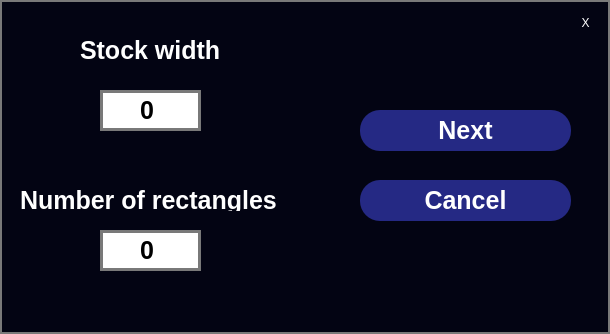
<?xml version="1.0" encoding="UTF-8"?>
<ui version="4.0">
 <class>Dialog</class>
 <widget class="QDialog" name="Dialog">
  <property name="geometry">
   <rect>
    <x>0</x>
    <y>0</y>
    <width>610</width>
    <height>334</height>
   </rect>
  </property>
  <property name="windowTitle">
   <string>Dialog</string>
  </property>
  <property name="styleSheet">
   <string notr="true">QDialog {
background-color: rgb(3, 4, 19);
border: 2px solid rgb(121, 121, 121);
}</string>
  </property>
  <widget class="QPushButton" name="RunBtn">
   <property name="geometry">
    <rect>
     <x>360</x>
     <y>110</y>
     <width>211</width>
     <height>41</height>
    </rect>
   </property>
   <property name="styleSheet">
    <string notr="true">border-radius: 20px;
background-color:  #252984;
color: white;
font: bold 25px;</string>
   </property>
   <property name="text">
    <string>Next</string>
   </property>
  </widget>
  <widget class="QPushButton" name="RunBtn_2">
   <property name="geometry">
    <rect>
     <x>360</x>
     <y>180</y>
     <width>211</width>
     <height>41</height>
    </rect>
   </property>
   <property name="styleSheet">
    <string notr="true">border-radius: 20px;
background-color:  #252984;
color: white;
font: bold 25px;</string>
   </property>
   <property name="text">
    <string>Cancel</string>
   </property>
  </widget>
  <widget class="QLabel" name="VariablesLabel">
   <property name="geometry">
    <rect>
     <x>80</x>
     <y>40</y>
     <width>161</width>
     <height>21</height>
    </rect>
   </property>
   <property name="styleSheet">
    <string notr="true">QLabel 
{
	color: white;
	font: bold 25px;
}</string>
   </property>
   <property name="text">
    <string>Stock width</string>
   </property>
  </widget>
  <widget class="QLabel" name="VariablesLabel_2">
   <property name="geometry">
    <rect>
     <x>20</x>
     <y>190</y>
     <width>261</width>
     <height>21</height>
    </rect>
   </property>
   <property name="styleSheet">
    <string notr="true">QLabel 
{
	color: white;
	font: bold 25px;
}</string>
   </property>
   <property name="text">
    <string>Number of rectangles</string>
   </property>
  </widget>
  <widget class="QSpinBox" name="spinBox">
   <property name="geometry">
    <rect>
     <x>100</x>
     <y>90</y>
     <width>101</width>
     <height>41</height>
    </rect>
   </property>
   <property name="styleSheet">
    <string notr="true">QSpinBox {
	background: white;
    border: 3px solid #797979;
	font: bold 25px;
	padding-left: 35px;
	color: black;
}

QSpinBox::up-button {
    width: 0;
	height: 0;
}
QSpinBox::down-button {
    width: 0;
	height: 0;
}</string>
   </property>
  </widget>
  <widget class="QSpinBox" name="spinBox_2">
   <property name="geometry">
    <rect>
     <x>100</x>
     <y>230</y>
     <width>101</width>
     <height>41</height>
    </rect>
   </property>
   <property name="styleSheet">
    <string notr="true">QSpinBox {
	background: white;
	font: bold 25px;
    border: 3px solid #797979;
	padding-left: 35px;
	color: black;
}

QSpinBox::up-button {
    width: 0;
	height: 0;
}
QSpinBox::down-button {
    width: 0;
	height: 0;
}</string>
   </property>
  </widget>
  <widget class="QPushButton" name="ExitBtn">
   <property name="geometry">
    <rect>
     <x>570</x>
     <y>10</y>
     <width>31</width>
     <height>25</height>
    </rect>
   </property>
   <property name="styleSheet">
    <string notr="true">*{
	color: white;
	background: rgb(3, 4, 19);;
	border: 0-x solid rgb(3, 4, 19);;
}</string>
   </property>
   <property name="text">
    <string>X</string>
   </property>
  </widget>
 </widget>
 <resources/>
 <connections/>
</ui>
